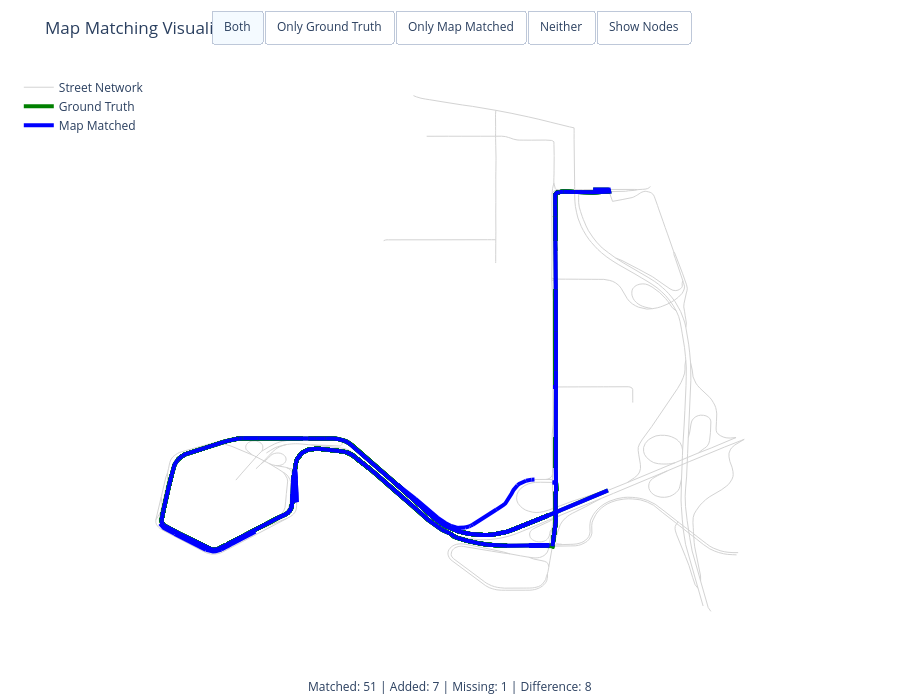

Write notebook code for a chart like this one.
### Code cell
o_result.plot_on_graph(G, ground_truth_edge_ids=gt_edge_ids)

### Figure 1 — Plotly figure (JSON) as saved in the notebook; plotly's stock layout.template omitted (floating-point values rounded to 4 significant figures; data arrays with more than 128 entries replaced by an {"elided": "..."} marker saying what was removed)
{"data": [{"hoverinfo": "text", "line": {"color": "lightgray", "width": 1}, "mode": "lines", "name": "Street Network", "text": {"elided": "4137 str values"}, "type": "scatter", "visible": true, "x": {"elided": "4137 float values"}, "y": {"elided": "4137 float values"}}, {"hoverinfo": "text", "line": {"color": "green", "width": 4}, "mode": "lines", "name": "Ground Truth", "text": {"elided": "14079 str values"}, "type": "scatter", "visible": true, "x": {"elided": "14079 float values"}, "y": {"elided": "14079 float values"}}, {"hoverinfo": "text", "line": {"color": "blue", "width": 4}, "mode": "lines", "name": "Map Matched", "text": {"elided": "805 str values"}, "type": "scatter", "visible": true, "x": {"elided": "805 float values"}, "y": {"elided": "805 float values"}}, {"hoverinfo": "text", "marker": {"color": "black", "size": 2}, "mode": "markers", "name": "Nodes", "text": {"elided": "1330 str values"}, "type": "scatter", "visible": false, "x": {"elided": "1330 float values"}, "y": {"elided": "1330 float values"}}], "layout": {"annotations": [{"font": {"size": 12}, "showarrow": false, "text": "Matched: 51 | Added: 7 | Missing: 1 | Difference: 8", "x": 0.5, "xanchor": "center", "xref": "paper", "y": -0.1, "yref": "paper"}], "dragmode": "pan", "height": 700, "hovermode": "closest", "legend": {"x": 0.01, "y": 0.99}, "margin": {"b": 60, "l": 10, "r": 10, "t": 40}, "plot_bgcolor": "white", "showlegend": true, "title": {"text": "Map Matching Visualization"}, "updatemenus": [{"buttons": [{"args": [{"visible": [true, true, true]}], "args2": [{"visible": [true, true, true]}], "label": "Both", "method": "update"}, {"args": [{"visible": [true, true, false]}], "args2": [{"visible": [true, true, true]}], "label": "Only Ground Truth", "method": "update"}, {"args": [{"visible": [true, false, true]}], "args2": [{"visible": [true, true, true]}], "label": "Only Map Matched", "method": "update"}, {"args": [{"visible": [true, false, false]}], "args2": [{"visible": [true, true, true]}], "label": "Neither", "method": "update"}, {"args": [{"visible": [true, true, true, true]}], "args2": [{"visible": [true, true, true, false]}], "label": "Show Nodes", "method": "update"}], "direction": "left", "type": "buttons", "x": 0.5, "xanchor": "center", "y": 1.1, "yanchor": "top"}], "xaxis": {"showgrid": false, "showticklabels": false, "zeroline": false}, "yaxis": {"scaleanchor": "x", "scaleratio": 1, "showgrid": false, "showticklabels": false, "zeroline": false}}}
